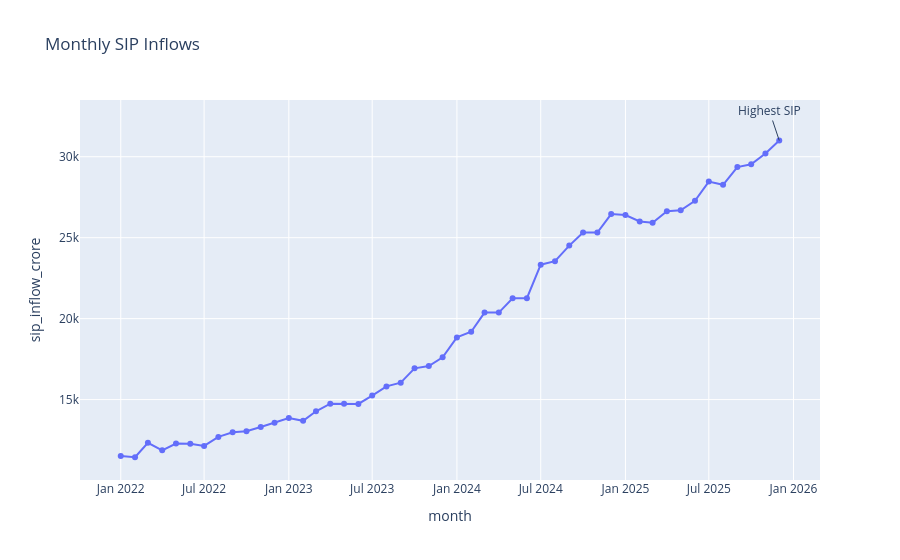

Notebook cell for this chart:
### Markdown cell above
SBI Mutual Fund maintained the highest Assets Under Management across the study period.

### Code cell
sip["month"]=pd.to_datetime(sip["month"])

fig=px.line(
    sip,
    x="month",
    y="sip_inflow_crore",
    markers=True,
    title="Monthly SIP Inflows"
)

highest=sip.loc[sip["sip_inflow_crore"].idxmax()]

fig.add_annotation(
    x=highest["month"],
    y=highest["sip_inflow_crore"],
    text="Highest SIP"
)

fig.show()
